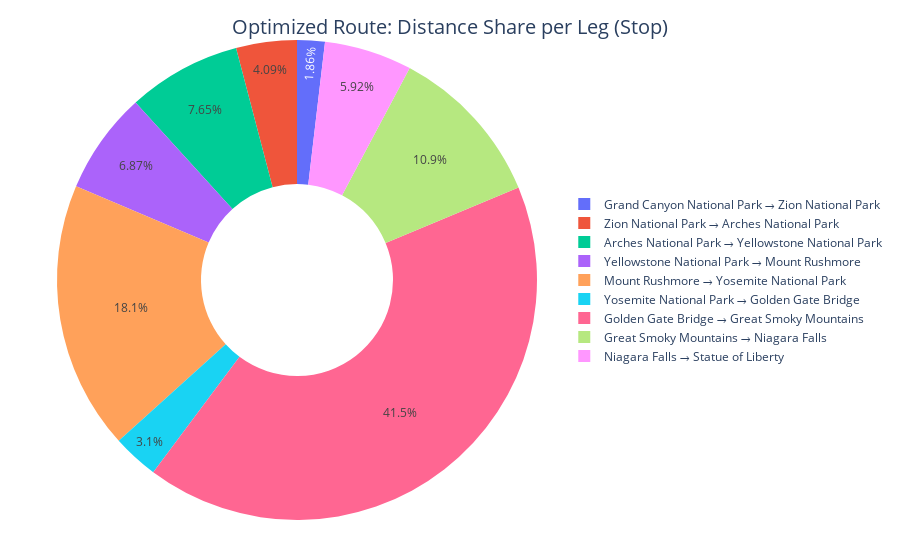

The code cell stored with this chart in its notebook:
### Markdown cell above
The bar graph above shows the distance between each stop in the optimized travel route. Here the X-axis represents each stop of the trip, while the Y-axis shows the distance in kilometers. The bars are color-coded according to distance, with lighter colors indicating shorter stops and darkers shades indicating longer distances. This makes it easy to visually spot which parts of the journey are the longest. 

Key Observations
- The longest leg in the optimized route is between Golden Gate Bridge → Great Smoky Mountains, covering over 3,000 km. This is also visually confirmed by the darkest color bar.
- The shortest leg is between Grand Canyon National Park → Zion National Park, with a distance under 300 km.
- Most legs fall in the 500–1500 km range, which reflects efficient routing between nearby landmarks.
- Only one leg (Golden Gate to Great Smoky Mountains) stands out as a long-distance jump, which likely couldn’t be avoided given the geographic locations.

Conclusions

The bar chart shows how distance is distributed across each leg of the optimized route. It highlights that while most stops are relatively close to one another, certain legs are significantly longer, possibly due to unavoidable geographic separation.

This kind of analysis is helpful in planning rest stops, fuel usage, and time allocation. It reinforces the importance of optimization in managing long-distance travel effectively — especially when some destinations are far apart.

### Code cell
# Donut Chart (Share per Leg)
fig_donut = go.Figure(go.Pie(
    labels=leg_dists_df['Leg'],
    values=leg_dists_df['Distance_km'],
    hole=0.4,
    sort=False,
))
fig_donut.update_layout(
    title={'text': "Optimized Route: Distance Share per Leg (Stop)", 'x': 0.5, 'xanchor': 'center', 'yanchor': 'top', 'font': {'size': 20}},
    margin=dict(l=40, r=40, t=40, b=40),
    legend=dict(
        x=1.02,
        y=0.5,
        xanchor='left',
        yanchor='middle')
)
fig_donut.show()

### Figure 1 — Plotly figure (JSON) as saved in the notebook; plotly's stock layout.template omitted (floating-point values rounded to 4 significant figures)
{"data": [{"hole": 0.4, "labels": ["Grand Canyon National Park → Zion National Park", "Zion National Park → Arches National Park", "Arches National Park → Yellowstone National Park", "Yellowstone National Park → Mount Rushmore", "Mount Rushmore → Yosemite National Park", "Yosemite National Park → Golden Gate Bridge", "Golden Gate Bridge → Great Smoky Mountains", "Great Smoky Mountains → Niagara Falls", "Niagara Falls → Statue of Liberty"], "sort": false, "type": "pie", "values": [155.6, 341.2, 638.5, 573.5, 1507.0, 258.8, 3464.0, 912.0, 493.6]}], "layout": {"legend": {"x": 1.02, "xanchor": "left", "y": 0.5, "yanchor": "middle"}, "margin": {"b": 40, "l": 40, "r": 40, "t": 40}, "title": {"font": {"size": 20}, "text": "Optimized Route: Distance Share per Leg (Stop)", "x": 0.5, "xanchor": "center", "yanchor": "top"}}}
